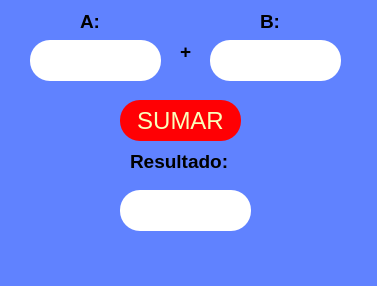
<?xml version="1.0" encoding="UTF-8"?>
<ui version="4.0">
 <class>MainWindow</class>
 <widget class="QMainWindow" name="MainWindow">
  <property name="geometry">
   <rect>
    <x>0</x>
    <y>0</y>
    <width>377</width>
    <height>286</height>
   </rect>
  </property>
  <property name="windowTitle">
   <string>MainWindow</string>
  </property>
  <property name="styleSheet">
   <string notr="true">background-color: rgb(96, 130, 255);</string>
  </property>
  <widget class="QWidget" name="centralwidget">
   <widget class="QPushButton" name="btn_sumar">
    <property name="geometry">
     <rect>
      <x>120</x>
      <y>100</y>
      <width>121</width>
      <height>41</height>
     </rect>
    </property>
    <property name="font">
     <font>
      <pointsize>18</pointsize>
      <underline>false</underline>
     </font>
    </property>
    <property name="styleSheet">
     <string notr="true">background-color: rgb(255, 0, 4);
color: rgb(250, 255, 187);
border-radius:20px;
</string>
    </property>
    <property name="text">
     <string>SUMAR</string>
    </property>
   </widget>
   <widget class="QLineEdit" name="txt_A">
    <property name="geometry">
     <rect>
      <x>30</x>
      <y>40</y>
      <width>131</width>
      <height>41</height>
     </rect>
    </property>
    <property name="font">
     <font>
      <pointsize>20</pointsize>
      <weight>50</weight>
      <italic>false</italic>
      <bold>false</bold>
     </font>
    </property>
    <property name="styleSheet">
     <string notr="true">background-color: rgb(255, 255, 255);
border-radius:20px;</string>
    </property>
    <property name="text">
     <string/>
    </property>
   </widget>
   <widget class="QLabel" name="label">
    <property name="geometry">
     <rect>
      <x>80</x>
      <y>10</y>
      <width>101</width>
      <height>21</height>
     </rect>
    </property>
    <property name="font">
     <font>
      <pointsize>14</pointsize>
     </font>
    </property>
    <property name="text">
     <string>&lt;html&gt;&lt;head/&gt;&lt;body&gt;&lt;p&gt;&lt;span style=&quot; font-weight:600;&quot;&gt;A:&lt;/span&gt;&lt;/p&gt;&lt;/body&gt;&lt;/html&gt;</string>
    </property>
   </widget>
   <widget class="QLabel" name="label_2">
    <property name="geometry">
     <rect>
      <x>260</x>
      <y>10</y>
      <width>101</width>
      <height>21</height>
     </rect>
    </property>
    <property name="font">
     <font>
      <pointsize>14</pointsize>
     </font>
    </property>
    <property name="text">
     <string>&lt;html&gt;&lt;head/&gt;&lt;body&gt;&lt;p&gt;&lt;span style=&quot; font-weight:600;&quot;&gt;B:&lt;/span&gt;&lt;/p&gt;&lt;/body&gt;&lt;/html&gt;</string>
    </property>
   </widget>
   <widget class="QLineEdit" name="txt_B">
    <property name="geometry">
     <rect>
      <x>210</x>
      <y>40</y>
      <width>131</width>
      <height>41</height>
     </rect>
    </property>
    <property name="font">
     <font>
      <pointsize>20</pointsize>
      <weight>50</weight>
      <italic>false</italic>
      <bold>false</bold>
     </font>
    </property>
    <property name="styleSheet">
     <string notr="true">background-color: rgb(255, 255, 255);
border-radius:20px;</string>
    </property>
    <property name="text">
     <string/>
    </property>
   </widget>
   <widget class="QLabel" name="label_3">
    <property name="geometry">
     <rect>
      <x>180</x>
      <y>40</y>
      <width>21</width>
      <height>21</height>
     </rect>
    </property>
    <property name="font">
     <font>
      <pointsize>14</pointsize>
     </font>
    </property>
    <property name="text">
     <string>&lt;html&gt;&lt;head/&gt;&lt;body&gt;&lt;p&gt;&lt;span style=&quot; font-weight:600;&quot;&gt;+&lt;/span&gt;&lt;/p&gt;&lt;/body&gt;&lt;/html&gt;</string>
    </property>
   </widget>
   <widget class="QLineEdit" name="txt_resultado">
    <property name="geometry">
     <rect>
      <x>120</x>
      <y>190</y>
      <width>131</width>
      <height>41</height>
     </rect>
    </property>
    <property name="font">
     <font>
      <pointsize>20</pointsize>
      <weight>50</weight>
      <italic>false</italic>
      <bold>false</bold>
     </font>
    </property>
    <property name="styleSheet">
     <string notr="true">background-color: rgb(255, 255, 255);
border-radius:20px;</string>
    </property>
    <property name="text">
     <string/>
    </property>
   </widget>
   <widget class="QLabel" name="label_4">
    <property name="geometry">
     <rect>
      <x>130</x>
      <y>150</y>
      <width>111</width>
      <height>21</height>
     </rect>
    </property>
    <property name="font">
     <font>
      <pointsize>14</pointsize>
     </font>
    </property>
    <property name="text">
     <string>&lt;html&gt;&lt;head/&gt;&lt;body&gt;&lt;p&gt;&lt;span style=&quot; font-weight:600;&quot;&gt;Resultado:&lt;/span&gt;&lt;/p&gt;&lt;/body&gt;&lt;/html&gt;</string>
    </property>
   </widget>
  </widget>
  <widget class="QMenuBar" name="menubar">
   <property name="geometry">
    <rect>
     <x>0</x>
     <y>0</y>
     <width>377</width>
     <height>21</height>
    </rect>
   </property>
  </widget>
  <widget class="QStatusBar" name="statusbar"/>
 </widget>
 <resources/>
 <connections/>
</ui>
